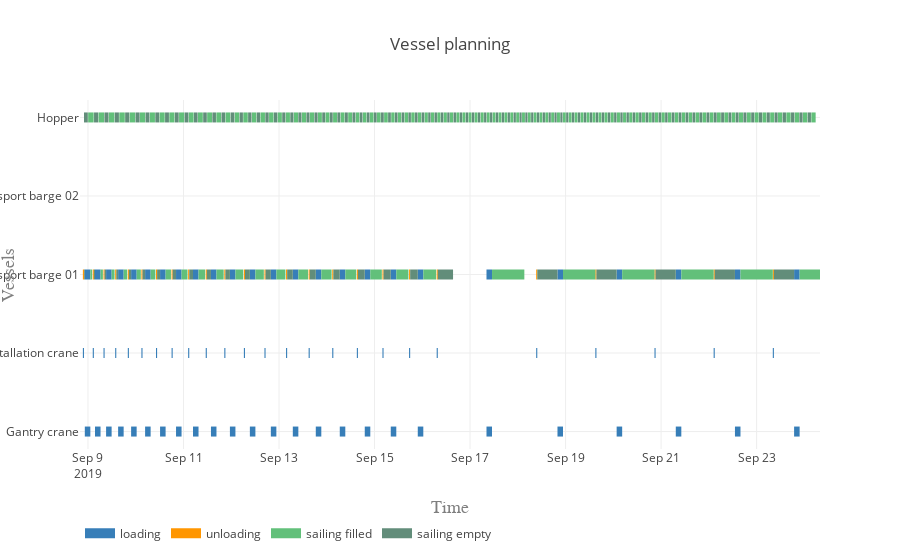

The notebook cell saved with this chart:
### Markdown cell above
#### Vessel planning

### Code cell
vessels = [gantry_crane, 
           installation_crane, 
           transport_barge_01, 
           transport_barge_02, 
           hopper]

activities = ['loading', 'unloading', 'sailing filled', 'sailing empty', 'processing']
colors = {0:'rgb(55,126,184)', 1:'rgb(255,150,0)', 2:'rgb(98, 192, 122)', 3:'rgb(98, 141, 122)', 4:'rgb(110, 141, 122)'}

plot.vessel_planning(vessels, activities, colors)

### Figure 1 — Plotly figure (JSON) as saved in the notebook; plotly's stock layout.template omitted (floating-point values rounded to 4 significant figures; data arrays with more than 128 entries replaced by an {"elided": "..."} marker saying what was removed)
{"data": [{"connectgaps": false, "hoverinfo": "y+name", "line": {"color": "rgb(55,126,184)", "width": 10}, "mode": "lines", "name": "loading", "type": "scatter", "uid": "88434f22-1a6d-4d96-958e-85fcd122e6db", "x": {"elided": "5000 str values"}, "y": {"elided": "5000 str values"}}, {"connectgaps": false, "hoverinfo": "y+name", "line": {"color": "rgb(255,150,0)", "width": 10}, "mode": "lines", "name": "unloading", "type": "scatter", "uid": "7d765cf7-c519-473e-9973-9687f0f59280", "x": {"elided": "2000 str values"}, "y": {"elided": "2000 str values"}}, {"connectgaps": false, "hoverinfo": "y+name", "line": {"color": "rgb(98, 192, 122)", "width": 10}, "mode": "lines", "name": "sailing filled", "type": "scatter", "uid": "57f0f981-c7ac-4b82-b1fa-d9dd33be6e33", "x": {"elided": "2000 str values"}, "y": {"elided": "2000 str values"}}, {"connectgaps": false, "hoverinfo": "y+name", "line": {"color": "rgb(98, 141, 122)", "width": 10}, "mode": "lines", "name": "sailing empty", "type": "scatter", "uid": "c8987b7b-846c-453e-9c16-55411907579b", "x": {"elided": "1990 str values"}, "y": {"elided": "1990 str values"}}, {"connectgaps": false, "hoverinfo": "y+name", "line": {"color": "rgb(110, 141, 122)", "width": 10}, "mode": "lines", "name": "processing", "type": "scatter", "uid": "d806ba39-acc3-4fd0-bdfd-4a382b9931bb", "x": [], "y": []}], "layout": {"hovermode": "closest", "legend": {"orientation": "h", "x": 0, "y": -0.2}, "title": "Vessel planning", "xaxis": {"range": ["2019-09-08 19:59:15.062643", "2019-09-24 07:51:24.630991"], "title": "Time", "titlefont": {"color": "#7f7f7f", "family": "Courier New, monospace", "size": 18}}, "yaxis": {"title": "Vessels", "titlefont": {"color": "#7f7f7f", "family": "Courier New, monospace", "size": 18}}}}
